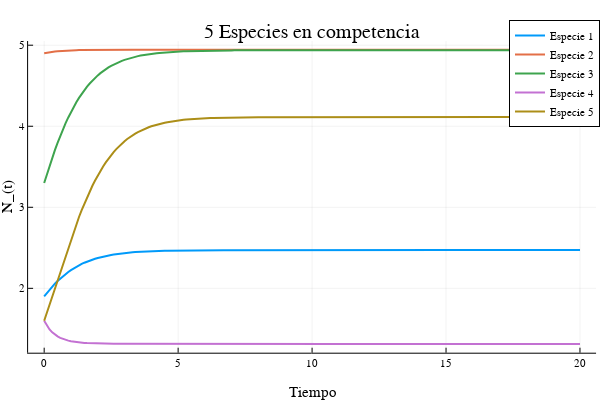

Here is the notebook cell this chart was saved with:
### Code cell
plot(t,sol5[:,1],label ="Especie 1",w=2,
    title = "5 Especies en competencia",
    xlabel = "Tiempo",
    ylabel = "N_(t)"
)
plot!(t,sol5[:,2],label ="Especie 2",w=2)
plot!(t,sol5[:,3],label ="Especie 3",w=2)
plot!(t,sol5[:,4],label ="Especie 4",w=2)
plot!(t,sol5[:,5],label ="Especie 5",w=2)

### Figure 1 — Plotly figure (JSON) as saved in the notebook; plotly's stock layout.template omitted (floating-point values rounded to 4 significant figures; data arrays with more than 128 entries replaced by an {"elided": "..."} marker saying what was removed)
{"data": [{"colorbar": {"len": 0.8657, "title": "", "x": 0.9934, "y": 0.5087}, "legendgroup": "Especie 1", "line": {"color": "rgba(0, 154, 250, 1.000)", "dash": "solid", "shape": "linear", "width": 2}, "mode": "lines", "name": "Especie 1", "showlegend": true, "type": "scatter", "x": {"elided": "201 float values"}, "xaxis": "x", "y": {"elided": "201 float values"}, "yaxis": "y", "zmax": null, "zmin": null}, {"colorbar": {"len": 0.8657, "title": "", "x": 0.9934, "y": 0.5087}, "legendgroup": "Especie 2", "line": {"color": "rgba(227, 111, 71, 1.000)", "dash": "solid", "shape": "linear", "width": 2}, "mode": "lines", "name": "Especie 2", "showlegend": true, "type": "scatter", "x": {"elided": "201 float values"}, "xaxis": "x", "y": {"elided": "201 float values"}, "yaxis": "y", "zmax": null, "zmin": null}, {"colorbar": {"len": 0.8657, "title": "", "x": 0.9934, "y": 0.5087}, "legendgroup": "Especie 3", "line": {"color": "rgba(62, 164, 78, 1.000)", "dash": "solid", "shape": "linear", "width": 2}, "mode": "lines", "name": "Especie 3", "showlegend": true, "type": "scatter", "x": {"elided": "201 float values"}, "xaxis": "x", "y": {"elided": "201 float values"}, "yaxis": "y", "zmax": null, "zmin": null}, {"colorbar": {"len": 0.8657, "title": "", "x": 0.9934, "y": 0.5087}, "legendgroup": "Especie 4", "line": {"color": "rgba(195, 113, 210, 1.000)", "dash": "solid", "shape": "linear", "width": 2}, "mode": "lines", "name": "Especie 4", "showlegend": true, "type": "scatter", "x": {"elided": "201 float values"}, "xaxis": "x", "y": {"elided": "201 float values"}, "yaxis": "y", "zmax": null, "zmin": null}, {"colorbar": {"len": 0.8657, "title": "", "x": 0.9934, "y": 0.5087}, "legendgroup": "Especie 5", "line": {"color": "rgba(172, 142, 24, 1.000)", "dash": "solid", "shape": "linear", "width": 2}, "mode": "lines", "name": "Especie 5", "showlegend": true, "type": "scatter", "x": {"elided": "201 float values"}, "xaxis": "x", "y": {"elided": "201 float values"}, "yaxis": "y", "zmax": null, "zmin": null}], "layout": {"annotations": [{"font": {"color": "rgba(0, 0, 0, 1.000)", "family": "sans-serif", "size": 20}, "rotation": 0, "showarrow": false, "text": "5 Especies en competencia", "x": 0.5201, "xanchor": "center", "xref": "paper", "y": 1, "yanchor": "top", "yref": "paper"}], "height": 400, "legend": {"bgcolor": "rgba(255, 255, 255, 1.000)", "bordercolor": "rgba(0, 0, 0, 1.000)", "borderwidth": 1, "font": {"color": "rgba(0, 0, 0, 1.000)", "family": "sans-serif", "size": 11}, "title": {"font": {"color": "rgba(0, 0, 0, 1.000)", "family": "sans-serif", "size": 15}, "text": ""}, "tracegroupgap": 0, "traceorder": "normal", "x": 1, "xanchor": "auto", "y": 1, "yanchor": "auto"}, "margin": {"b": 20, "l": 0, "r": 0, "t": 20}, "paper_bgcolor": "rgba(255, 255, 255, 1.000)", "plot_bgcolor": "rgba(255, 255, 255, 1.000)", "showlegend": true, "width": 600, "xaxis": {"anchor": "y", "domain": [0.04684, 0.9934], "gridcolor": "rgba(0, 0, 0, 0.100)", "gridwidth": 0.5, "linecolor": "rgba(0, 0, 0, 1.000)", "mirror": false, "range": [-0.6, 20.6], "showgrid": true, "showline": true, "showticklabels": true, "tickangle": 0, "tickcolor": "rgb(0, 0, 0)", "tickfont": {"color": "rgba(0, 0, 0, 1.000)", "family": "sans-serif", "size": 11}, "tickmode": "array", "ticks": "inside", "ticktext": ["0", "5", "10", "15", "20"], "tickvals": [0, 5, 10, 15, 20], "title": "Tiempo", "titlefont": {"color": "rgba(0, 0, 0, 1.000)", "family": "sans-serif", "size": 15}, "type": "-", "visible": true, "zeroline": false, "zerolinecolor": "rgba(0, 0, 0, 1.000)"}, "yaxis": {"anchor": "x", "domain": [0.07581, 0.9415], "gridcolor": "rgba(0, 0, 0, 0.100)", "gridwidth": 0.5, "linecolor": "rgba(0, 0, 0, 1.000)", "mirror": false, "range": [1.206, 5.051], "showgrid": true, "showline": true, "showticklabels": true, "tickangle": 0, "tickcolor": "rgb(0, 0, 0)", "tickfont": {"color": "rgba(0, 0, 0, 1.000)", "family": "sans-serif", "size": 11}, "tickmode": "array", "ticks": "inside", "ticktext": ["2", "3", "4", "5"], "tickvals": [2, 3, 4, 5], "title": "N_(t)", "titlefont": {"color": "rgba(0, 0, 0, 1.000)", "family": "sans-serif", "size": 15}, "type": "-", "visible": true, "zeroline": false, "zerolinecolor": "rgba(0, 0, 0, 1.000)"}}}
